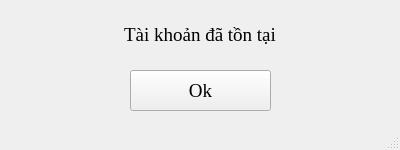
<?xml version="1.0" encoding="UTF-8"?>
<ui version="4.0">
 <class>MainWindow</class>
 <widget class="QMainWindow" name="MainWindow">
  <property name="geometry">
   <rect>
    <x>0</x>
    <y>0</y>
    <width>400</width>
    <height>150</height>
   </rect>
  </property>
  <property name="font">
   <font>
    <family>Times New Roman</family>
    <pointsize>14</pointsize>
   </font>
  </property>
  <property name="windowTitle">
   <string>Thông báo</string>
  </property>
  <widget class="QWidget" name="centralwidget">
   <widget class="QLabel" name="label">
    <property name="geometry">
     <rect>
      <x>0</x>
      <y>10</y>
      <width>400</width>
      <height>50</height>
     </rect>
    </property>
    <property name="text">
     <string>Tài khoản đã tồn tại</string>
    </property>
    <property name="alignment">
     <set>Qt::AlignCenter</set>
    </property>
   </widget>
   <widget class="QPushButton" name="btn_ok">
    <property name="geometry">
     <rect>
      <x>130</x>
      <y>70</y>
      <width>141</width>
      <height>41</height>
     </rect>
    </property>
    <property name="text">
     <string>Ok</string>
    </property>
   </widget>
  </widget>
  <widget class="QMenuBar" name="menubar">
   <property name="geometry">
    <rect>
     <x>0</x>
     <y>0</y>
     <width>400</width>
     <height>21</height>
    </rect>
   </property>
  </widget>
  <widget class="QStatusBar" name="statusbar"/>
 </widget>
 <resources/>
 <connections/>
</ui>
